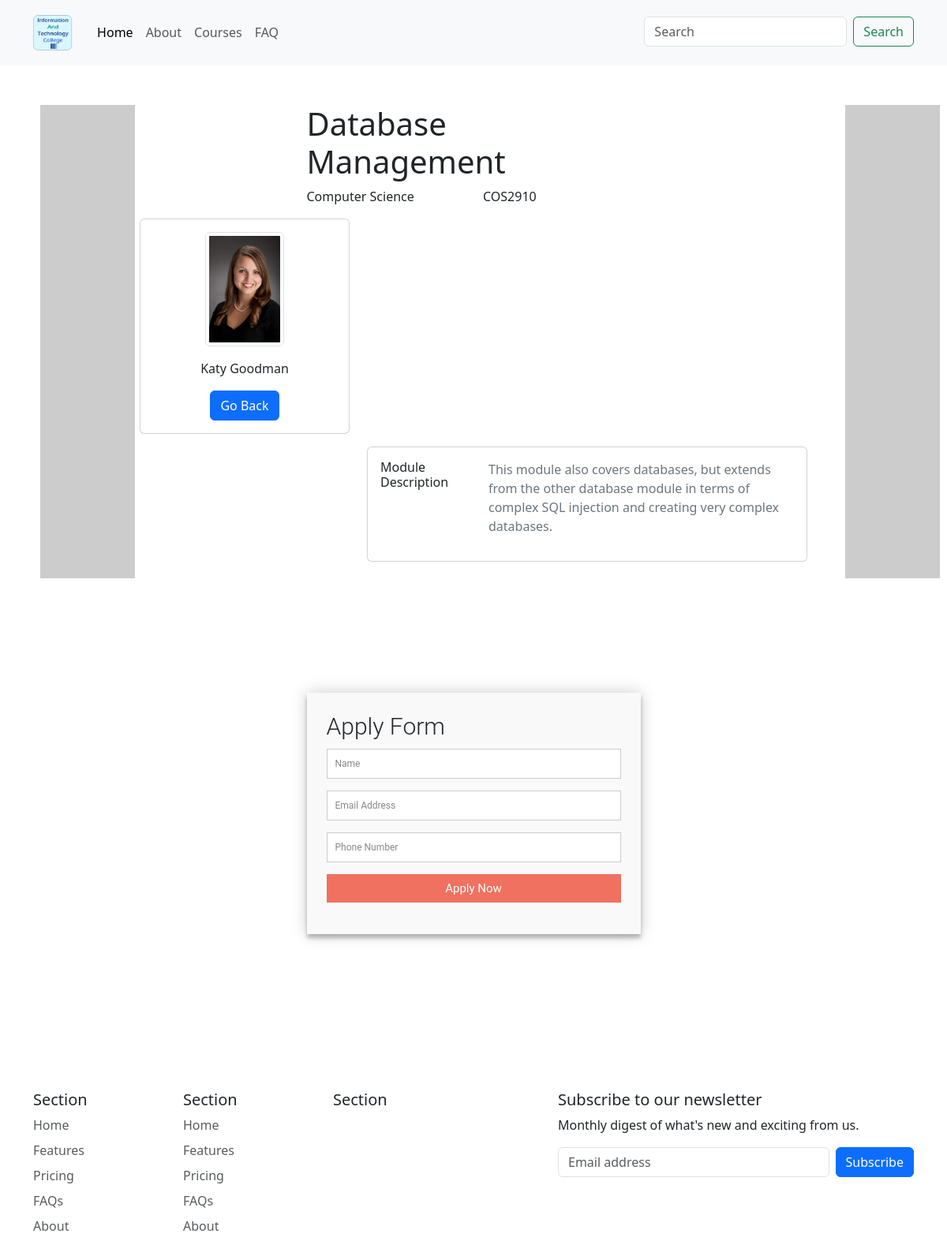
The app's page /module/11/ with its own data.
### base/models.py (models this page shows, shortened)
class Module(models.Model):
    course = models.ForeignKey(Course, on_delete=models.CASCADE)
    code = models.CharField(max_length=200, unique=True)
    title = models.CharField(max_length=200)
    description = models.TextField(null=True, blank=True)
    staff_img = models.ImageField(
        upload_to="static/staff", height_field=None, width_field=None, max_length=100)
    staff_name = models.CharField(max_length=200)

class Course(models.Model):
    topic = models.ForeignKey(Topic, on_delete=models.CASCADE)
    title = models.CharField(max_length=200)
    description = models.TextField(null=True, blank=True)
    updated = models.DateTimeField(auto_now=True)  # last post update
    def __str__(self):
        return self.title

### base/views.py (the view)
# urls.py: path('module/<str:pk>/', views.module, name="module"),
def module(request, pk):
    module = Module.objects.get(id=pk)
    context = {
        'module': module}
    return render(request, 'base/module.html', context)

### base/templates/base/module.html
{% extends 'main.html' %}
{% load static %}
{% block styles %}
<link rel="stylesheet" type="text/css" media="screen" href="{% static 'styles/module.css' %}" />
{% endblock %}
{% block app_content %}
<div class="container module-content">
  <div class="row">
    <div class="col-sm-3"></div>
    <div class="col-sm-6" style="padding-right: 10px;"><h1> {{module.title}} </h1></div>
    <div class="col-sm-3"></div>
  </div>
  <div class="row">
    <div class="col-sm-3"></div>
    <div class="col-sm-3"><p> {{module.course}} </p></div>
    <div class="col-sm-3"><p> {{module.code}} </p></div>
    <div class="col-sm-3"></div>
  </div>
  <div class="container">
    <div class="main-body">
          <div class="row gutters-sm" style="width: fit-content;">
            <div class="col-md-4 mb-3">
              <div class="card">
                <div class="card-body">
                  <div class="d-flex flex-column align-items-center text-center">
                    <img src=" {{module.staff_img.url}} " class="img-thumbnail" alt="staff picture" style="max-width:100px;" />
                    <div class="mt-3">
                      <p>{{module.staff_name}}</p>
                      <a href="javascript:history.back()" class="btn btn-primary" role="button">Go Back</a>
                    </div>
                  </div>
                </div>
              </div>
            </div>
            <br>
            <div class="col-md-8" style="padding-left: 300px; width: fit-content;">
              <div class="card mb-3">
                <div class="card-body">
                  <div class="row">
                    <div class="col-sm-3">
                      <h6 class="mb-0">Module Description</h6>
                    </div>
                    <br>
                    <div class="col-sm-9 text-secondary">
                      <p> {{module.description}} </p>
                    </div>
                  </div>
                </div>
              </div>
            </div>
          </div>
      </div>
  </div>
  <div class="row">
    <div class="col-sm-3"></div>
    <div class="col-sm-6">
      <form id="apply" action="" method="post">
        <h3>Apply Form</h3>
        <fieldset>
          <input placeholder="Name" type="text" tabindex="1" required autofocus />
        </fieldset>
        <fieldset>
          <input placeholder="Email Address" type="email" tabindex="2" required />
        </fieldset>
        <fieldset>
          <input placeholder="Phone Number" type="tel" tabindex="3" required>
        </fieldset>
        <fieldset>
          <button name="submit" type="submit" id="contactus-submit" data-submit="...Sending">Apply Now</button>
        </fieldset>
      </form>
    </div>
    <div class="col-sm-3"></div>
  </div>
</div>
{% endblock %}

### static/styles/module.css (style rules this page uses)
#apply { font: 400 12px/16px "Roboto", Helvetica, Arial, sans-serif; background: #F9F9F9; padding: 25px; margin: 150px 0; box-shadow: 0 0 20px 0 rgba(0, 0, 0, 0.2), 0 5px 5px 0 rgba(0, 0, 0, 0.24); }
#apply h3 { display: block; font-size: 30px; font-weight: 300; margin-bottom: 10px; }
fieldset { border: medium none !important; margin: 0 0 10px; min-width: 100%; padding: 0; width: 100%; }
#apply input[type="text"], #apply input[type="email"], #apply input[type="tel"], #apply input[type="url"], #apply textarea { width: 100%; border: 1px solid #ccc; background: #FFF; margin: 0 0 5px; padding: 10px; }
#apply button[type="submit"] { cursor: pointer; width: 100%; border: none; background: #f0715f; color: #FFF; margin: 0 0 5px; padding: 10px; font-size: 15px; }

### records on screen
Module: title "Database Management", course "Computer Science", code "COS2910", staff_img (picture), staff_name "Katy Goodman", description "This module also covers databases, but extends from the other database module in terms of complex SQL injection and creating very complex databases."
